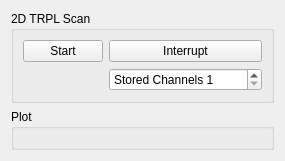
      <widget class="QWidget" name="trpl_map_tab">
       <attribute name="title">
        <string>TRPL Map</string>
       </attribute>
       <layout class="QVBoxLayout" name="verticalLayout_9" stretch="0,1">
        <item>
         <widget class="QGroupBox" name="trpl_map_controls_groupBox">
          <property name="title">
           <string>2D TRPL Scan</string>
          </property>
          <layout class="QGridLayout" name="gridLayout_10">
           <item row="0" column="1">
            <widget class="QPushButton" name="trpl_map_interrupt_pushButton">
             <property name="text">
              <string>Interrupt</string>
             </property>
            </widget>
           </item>
           <item row="0" column="0">
            <widget class="QPushButton" name="trpl_map_start_pushButton">
             <property name="text">
              <string>Start</string>
             </property>
            </widget>
           </item>
           <item row="1" column="1">
            <widget class="QDoubleSpinBox" name="trpl_map_stored_channels_doubleSpinBox">
             <property name="prefix">
              <string>Stored Channels </string>
             </property>
             <property name="decimals">
              <number>0</number>
             </property>
             <property name="minimum">
              <double>1.000000000000000</double>
             </property>
             <property name="maximum">
              <double>65536.000000000000000</double>
             </property>
            </widget>
           </item>
          </layout>
         </widget>
        </item>
        <item>
         <widget class="QGroupBox" name="trpl_map_plot_groupBox">
          <property name="title">
           <string>Plot</string>
          </property>
          <layout class="QVBoxLayout" name="verticalLayout_11"/>
         </widget>
        </item>
       </layout>
      </widget>
